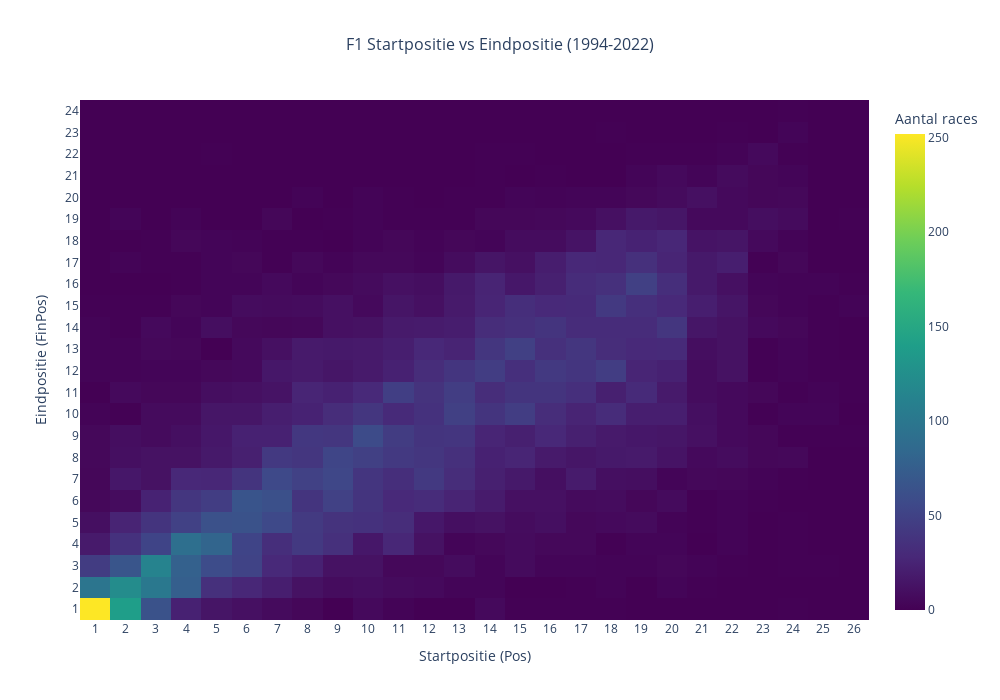
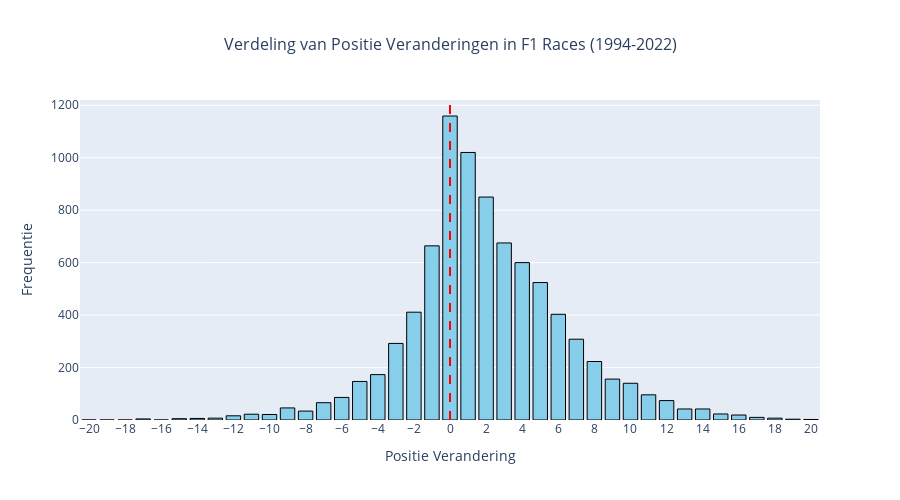

These figures' notebook cell, in order:
### Code cell
import pandas as pd
import numpy as np
import matplotlib.pyplot as plt
import seaborn as sns
import plotly.express as px
import plotly.graph_objects as go
import plotly.offline as pyo
from plotly.subplots import make_subplots
from collections import defaultdict
pyo.init_notebook_mode(connected=True)

plt.style.use('default')
sns.set_palette("viridis")


df = pd.read_csv('merged_f1_data_1994_2022.csv')

df['Pos_numeric'] = pd.to_numeric(df['Pos'], errors='coerce')
df['FinPos_numeric'] = pd.to_numeric(df['FinPos'], errors='coerce')

valid_data = df[
    (df['Pos_numeric'].notna()) & 
    (df['FinPos_numeric'].notna()) & 
    (df['Pos_numeric'] > 0) & 
    (df['FinPos_numeric'] > 0)
].copy()

max_start_pos = int(valid_data['Pos_numeric'].max())
max_finish_pos = int(valid_data['FinPos_numeric'].max())

heatmap_data = np.zeros((max_finish_pos, max_start_pos))

for _, row in valid_data.iterrows():
    start_pos = int(row['Pos_numeric']) - 1  # -1 voor 0-indexing
    finish_pos = int(row['FinPos_numeric']) - 1  # -1 voor 0-indexing
    heatmap_data[finish_pos, start_pos] += 1

heatmap_df = pd.DataFrame(
    heatmap_data,
    index=range(1, max_finish_pos + 1),  # Eindposities
    columns=range(1, max_start_pos + 1)  # Startposities
)

fig = go.Figure(data=go.Heatmap(
    z=heatmap_df.values,
    x=heatmap_df.columns,  # Startposities
    y=heatmap_df.index,    # Eindposities
    colorscale='Viridis',
    showscale=True,
    colorbar=dict(
        title="Aantal races"
    ),
    hovertemplate=
    '<b>Start Positie:</b> P%{x}<br>' +
    '<b>Eind Positie:</b> P%{y}<br>' +
    '<b>Aantal races:</b> %{z}<br>' +
    '<extra></extra>'  # Verwijdert de standaard trace box
))

fig.update_layout(
    title={
        'text': 'F1 Startpositie vs Eindpositie (1994-2022)<br>',
        'x': 0.5,
        'xanchor': 'center',
        'font': {'size': 16}
    },
    xaxis=dict(
        title='Startpositie (Pos)',
        title_font=dict(size=14),
        tickmode='linear',
        tick0=1,
        dtick=1
    ),
    yaxis=dict(
        title='Eindpositie (FinPos)',
        title_font=dict(size=14),
        tickmode='linear',
        tick0=1,
        dtick=1
    ),
    width=1000,
    height=700,
    font=dict(size=12)
)

fig.show()

pole_wins = heatmap_data[0, 0]  # [eindpositie-1, startpositie-1]
total_pole_starts = heatmap_data[:, 0].sum()
pole_win_percentage = (pole_wins / total_pole_starts) * 100

print(f"\nTop 5 meest voorkomende combinaties:")
top_combinations = []
for i in range(heatmap_data.shape[0]):
    for j in range(heatmap_data.shape[1]):
        if heatmap_data[i, j] > 0:
            top_combinations.append((i+1, j+1, int(heatmap_data[i, j])))

top_combinations.sort(key=lambda x: x[2], reverse=True)

for i, (finish_pos, start_pos, count) in enumerate(top_combinations[:5]):
    print(f"{i+1}. Start P{start_pos} → Finish P{finish_pos}: {count} keer")

print(f"\nWin rates per startpositie (top 10):")
for start_pos in range(1, min(11, max_start_pos + 1)):
    wins = heatmap_data[0, start_pos-1]  # Eindpositie 1 (index 0)
    total_starts = heatmap_data[:, start_pos-1].sum()
    if total_starts > 0:
        win_rate = (wins / total_starts) * 100
        print(f"P{start_pos}: {win_rate:.1f}% ({int(wins)}/{int(total_starts)})")

valid_data['position_change'] = valid_data['Pos_numeric'] - valid_data['FinPos_numeric']

fig_hist = go.Figure()

# Histogram
hist_data, bin_edges = np.histogram(valid_data['position_change'], bins=range(-20, 22))

x_values = list(range(-20, 21))

fig_hist.add_trace(go.Bar(
    x=x_values,
    y=hist_data,
    name='Frequentie',
    marker_color='skyblue',
    marker_line_color='black',
    marker_line_width=1,
    hovertemplate=
    '<b>Positie verandering:</b> %{x}<br>' +
    '<b>Aantal races:</b> %{y}<br>' +
    '<extra></extra>'
))

fig_hist.add_vline(
    x=0, 
    line_dash="dash", 
    line_color="red",
    line_width=2,
    annotation_text="",
    annotation_position="top"
)

fig_hist.update_layout(
    title={
        'text': 'Verdeling van Positie Veranderingen in F1 Races (1994-2022)<br>',
        'x': 0.5,
        'xanchor': 'center',
        'font': {'size': 16}
    },
    xaxis=dict(
        title='Positie Verandering',
        title_font=dict(size=14),
        tickmode='linear',
        dtick=2
    ),
    yaxis=dict(
        title='Frequentie',
        title_font=dict(size=14)
    ),
    width=900,
    height=500,
    showlegend=False,
    font=dict(size=12)
)

fig_hist.show()

### Figure 1 — Plotly figure (JSON) as saved in the notebook; plotly's stock layout.template omitted (floating-point values rounded to 4 significant figures; data arrays with more than 128 entries replaced by an {"elided": "..."} marker saying what was removed)
{"data": [{"colorbar": {"title": {"text": "Aantal races"}}, "colorscale": [[0.0, "#440154"], [0.1111, "#482878"], [0.2222, "#3e4989"], [0.3333, "#31688e"], [0.4444, "#26828e"], [0.5556, "#1f9e89"], [0.6667, "#35b779"], [0.7778, "#6ece58"], [0.8889, "#b5de2b"], [1.0, "#fde725"]], "hovertemplate": "<b>Start Positie:</b> P%{x}<br><b>Eind Positie:</b> P%{y}<br><b>Aantal races:</b> %{z}<br><extra></extra>", "showscale": true, "type": "heatmap", "x": [1, 2, 3, 4, 5, 6, 7, 8, 9, 10, 11, 12, 13, 14, 15, 16, 17, 18, 19, 20, 21, 22, 23, 24, 25, 26], "y": [1, 2, 3, 4, 5, 6, 7, 8, 9, 10, 11, 12, 13, 14, 15, 16, 17, 18, 19, 20, 21, 22, 23, 24], "z": {"elided": "24x26 float values"}}], "layout": {"font": {"size": 12}, "height": 700, "title": {"font": {"size": 16}, "text": "F1 Startpositie vs Eindpositie (1994-2022)<br>", "x": 0.5, "xanchor": "center"}, "width": 1000, "xaxis": {"dtick": 1, "tick0": 1, "tickmode": "linear", "title": {"font": {"size": 14}, "text": "Startpositie (Pos)"}}, "yaxis": {"dtick": 1, "tick0": 1, "tickmode": "linear", "title": {"font": {"size": 14}, "text": "Eindpositie (FinPos)"}}}}

### Figure 2 — Plotly figure (JSON) as saved in the notebook; plotly's stock layout.template omitted (floating-point values rounded to 4 significant figures)
{"data": [{"hovertemplate": "<b>Positie verandering:</b> %{x}<br><b>Aantal races:</b> %{y}<br><extra></extra>", "marker": {"color": "skyblue", "line": {"color": "black", "width": 1}}, "name": "Frequentie", "type": "bar", "x": [-20, -19, -18, -17, -16, -15, -14, -13, -12, -11, -10, -9, -8, -7, -6, -5, -4, -3, -2, -1, 0, 1, 2, 3, 4, 5, 6, 7, 8, 9, 10, 11, 12, 13, 14, 15, 16, 17, 18, 19, 20], "y": [0, 0, 0, 4, 0, 5, 6, 7, 16, 22, 21, 46, 34, 66, 86, 147, 173, 292, 411, 664, 1159, 1020, 850, 675, 600, 524, 403, 308, 223, 156, 140, 96, 74, 42, 42, 23, 19, 10, 7, 3, 2]}], "layout": {"annotations": [{"showarrow": false, "text": "", "x": 0, "xanchor": "center", "xref": "x", "y": 1, "yanchor": "bottom", "yref": "y domain"}], "font": {"size": 12}, "height": 500, "shapes": [{"line": {"color": "red", "dash": "dash", "width": 2}, "type": "line", "x0": 0, "x1": 0, "xref": "x", "y0": 0, "y1": 1, "yref": "y domain"}], "showlegend": false, "title": {"font": {"size": 16}, "text": "Verdeling van Positie Veranderingen in F1 Races (1994-2022)<br>", "x": 0.5, "xanchor": "center"}, "width": 900, "xaxis": {"dtick": 2, "tickmode": "linear", "title": {"font": {"size": 14}, "text": "Positie Verandering"}}, "yaxis": {"title": {"font": {"size": 14}, "text": "Frequentie"}}}}
